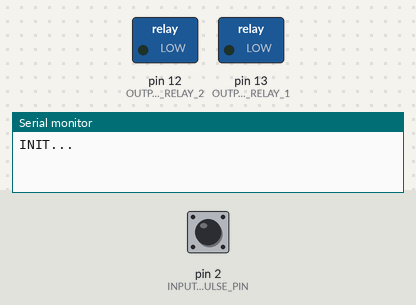
Bench run of a sketch on a simulated Arduino Mega 2560, built with avr-gcc and run on an emulated ATmega2560. Shown: switched loads named in the sketch (green lamp = pin HIGH), the last lines printed to the serial monitor. The inputs (shaded band) are chosen by the test bench; at power-on: pin 2 (INPUT_PULSE_PIN) LOW.

Above: at 1.2 s.
1.3 s: pin 2 (INPUT_PULSE_PIN) pulled HIGH for 0.15 s
At 3.5 s:
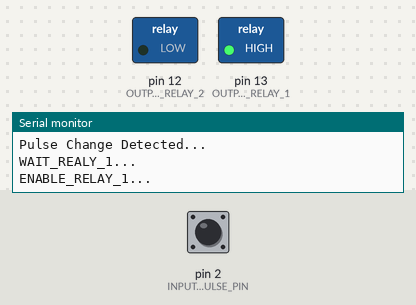
At 10.1 s:
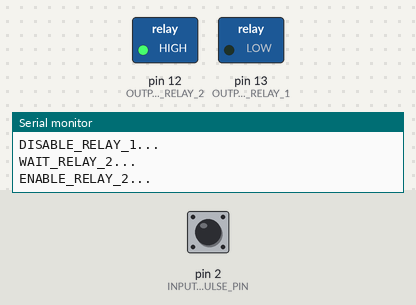
Timing chart, 0 to 13.8 s (numbered marks = the images above; inputs shaded):
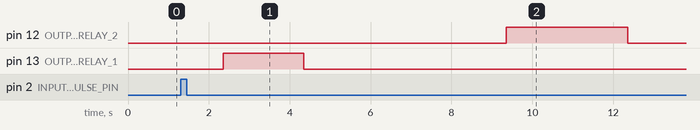

The sketch:

21122021_GaneshProject_PulseRelay.ino
```cpp
/*
  Pulse & Relay

  Each time the input pin goes from LOW to HIGH (e.g. because of a push-button
  press), the output pin is toggled from LOW to HIGH or HIGH to LOW. There's a
  minimum delay between toggles to debounce the circuit (i.e. to ignore noise).

  The circuit:
  - Pulse as input to board pin --2
  - Relay Out 1 pin --
  - Relay Out 2 pin --

  created 21 Dev 2021
  by Ankit Maurya
  modified date
*/

// constants won't change.
const int INPUT_PULSE_PIN = 2;
const int OUTPUT_RELAY_1 = 13;
const int OUTPUT_RELAY_2 = 12;
const int DEBOUNCE_TIME_INPUT_PIN = 50;
const int DEBOUNCE_TIME_RELAY_1_FROM_INPUT_EVENT = 1000;
const int RELAY_1_ON_TIME = 2000;
const int RELAY_2_ON_TIME = 3000;
const int DELAY_BETWEEN_RELAYS = 5000;
const int INITIAL_RELAY_STATE = 0;
const int START_RELAY_WHEN_PULSE_IS = HIGH;

const int RELAY_STATE_IDLE = 0;
const int WAIT_REALY_1 = 1;
const int ENABLE_RELAY_1 = 2;
const int DISABLE_RELAY_1 = 3;
const int WAIT_RELAY_2 = 4;
const int ENABLE_RELAY_2 = 5;
const int DISABLE_RELAY_2 = 6;

const int RELAY_ON = 1;
const int RELAY_OFF = 0;

// Variables will change:
int relayState = RELAY_STATE_IDLE;
unsigned long waitRelayTime = 0;
unsigned long lastDebounceTimeInputPin = 0;  // the last time the output pin was toggled
int relay_1_State = LOW;         // the current state of the output pin
int relay_2_State = LOW;         // the current state of the output pin
int inputPinCurrentState;             // the current reading from the input pin
int inputPinLastState = LOW;
int isPulseDetected = false;

void setup() {
  // initialize serial:
  Serial.begin(9600);

  pinMode(INPUT_PULSE_PIN, INPUT);
  pinMode(OUTPUT_RELAY_1, OUTPUT);
  pinMode(OUTPUT_RELAY_2, OUTPUT);

  // set initial relay state
  digitalWrite(OUTPUT_RELAY_1, INITIAL_RELAY_STATE);
  digitalWrite(OUTPUT_RELAY_2, INITIAL_RELAY_STATE);
  Serial.println("INIT...");
}

void handlerInputEvent() {
  // read the state of the switch into a local variable:
  int reading = digitalRead(INPUT_PULSE_PIN);
//  Serial.println(reading);
  // check to see if you just pressed the button
  // (i.e. the input went from LOW to HIGH), and you've waited long enough
  // since the last press to ignore any noise:

  // If the pulse changed, due to noise or pressing:
  if (reading != inputPinLastState) {
    Serial.println("Pulse Change Detected...");
    // reset the debouncing timer
    lastDebounceTimeInputPin = millis();
  }

  if ((millis() - lastDebounceTimeInputPin) > DEBOUNCE_TIME_INPUT_PIN) {
    // whatever the reading is at, it's been there for longer than the debounce
    // delay, so take it as the actual current state:

    // if the button state has changed:
    if (reading != inputPinCurrentState) {
      inputPinCurrentState = reading;

      // set flag only when new input state is HIGH
      if (inputPinCurrentState == START_RELAY_WHEN_PULSE_IS) {
        Serial.println("Pulse Changed...");
        isPulseDetected = true;
      }
    }
  }
  // save the reading. Next time through the loop, it'll be the lastButtonState:
  inputPinLastState = reading;
}

void handlerRelayEnable() {

  if(isPulseDetected==true) {
    switch(relayState) {
      case RELAY_STATE_IDLE:
        Serial.println("RELAY_STATE_IDLE...");
        relayState = WAIT_REALY_1;
        waitRelayTime = millis();
        break;
      case WAIT_REALY_1:
        if((millis() - waitRelayTime) > DEBOUNCE_TIME_RELAY_1_FROM_INPUT_EVENT ) {
          Serial.println("WAIT_REALY_1...");
          relayState = ENABLE_RELAY_1;
        }
        break;
      case ENABLE_RELAY_1:
        Serial.println("ENABLE_RELAY_1...");
        digitalWrite(OUTPUT_RELAY_1, RELAY_ON);
        relayState = DISABLE_RELAY_1;
        waitRelayTime = millis();
        break;
      case DISABLE_RELAY_1:
        if((millis() - waitRelayTime) > RELAY_1_ON_TIME ) {
          Serial.println("DISABLE_RELAY_1...");
          digitalWrite(OUTPUT_RELAY_1, RELAY_OFF);
          relayState = WAIT_RELAY_2;
          waitRelayTime = millis();
        }
        break;
      case WAIT_RELAY_2:
        if((millis() - waitRelayTime) > DELAY_BETWEEN_RELAYS ) {
          Serial.println("WAIT_RELAY_2...");
          relayState = ENABLE_RELAY_2;
        }
        break;
      case ENABLE_RELAY_2:
        Serial.println("ENABLE_RELAY_2...");
        digitalWrite(OUTPUT_RELAY_2, RELAY_ON);
        relayState = DISABLE_RELAY_2;
        waitRelayTime = millis();
        break;
      case DISABLE_RELAY_2:
        if((millis() - waitRelayTime) > RELAY_2_ON_TIME ) {
          Serial.println("DISABLE_RELAY_2...");
          digitalWrite(OUTPUT_RELAY_2, RELAY_OFF);
          relayState = RELAY_STATE_IDLE;
          isPulseDetected = false;
          waitRelayTime = 0;
        }
        break;
    }
  }
}

void loop() {
  handlerInputEvent();
  handlerRelayEnable();
}
```

Measured:
- after the input at 1.3 s, pin 12 (OUTPUT_RELAY_2): LOW → HIGH after 8.1 s, → LOW 3.0 s later; pin 13 (OUTPUT_RELAY_1): LOW → HIGH after 1.1 s, → LOW 2.0 s later
